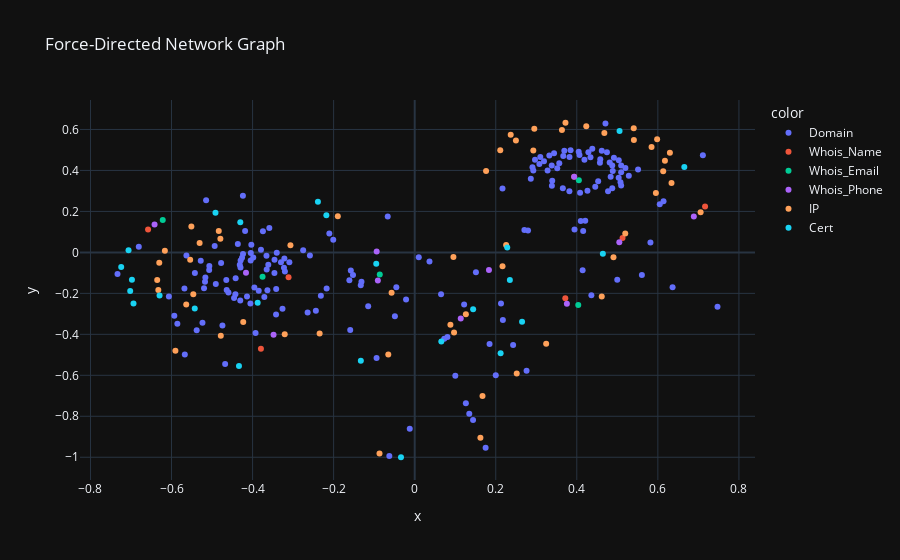

The notebook cell this image was saved under:
### Code cell
# 提取位置信息
node_positions = {node: pos[node] for node in G.nodes()}

# 创建 scatter plot
fig = px.scatter(x=[pos[x][0] for x in G.nodes()],
                 y=[pos[x][1] for x in G.nodes()],
                 # text=[nodes_df.loc[nodes_df['id'] == x, 'type'].iloc[0] for x in G.nodes()],
                 color=[nodes_df.loc[nodes_df['id'] == x, 'type'].iloc[0] for x in G.nodes()],
                 labels={'text': 'Node'},
                 title='Force-Directed Network Graph')

# 隐藏文字
# fig.update_traces(textfont=dict(color='rgba(0,0,0,0)'))

fig.show()

### Figure 1 — Plotly figure (JSON) as saved in the notebook; plotly's stock layout.template omitted (floating-point values rounded to 4 significant figures; data arrays with more than 128 entries replaced by an {"elided": "..."} marker saying what was removed)
{"data": [{"hovertemplate": "color=Domain<br>x=%{x}<br>y=%{y}<extra></extra>", "legendgroup": "Domain", "marker": {"color": "#636efa", "symbol": "circle"}, "mode": "markers", "name": "Domain", "orientation": "v", "showlegend": true, "x": {"elided": "175 float values"}, "xaxis": "x", "y": {"elided": "175 float values"}, "yaxis": "y", "type": "scatter"}, {"hovertemplate": "color=Whois_Name<br>x=%{x}<br>y=%{y}<extra></extra>", "legendgroup": "Whois_Name", "marker": {"color": "#EF553B", "symbol": "circle"}, "mode": "markers", "name": "Whois_Name", "orientation": "v", "showlegend": true, "x": [0.3935, 0.7165, 0.5128, 0.3716, -0.3112, -0.3794, -0.6579], "xaxis": "x", "y": [0.3694, 0.2234, 0.0704, -0.2236, -0.121, -0.4702, 0.1113], "yaxis": "y", "type": "scatter"}, {"hovertemplate": "color=Whois_Email<br>x=%{x}<br>y=%{y}<extra></extra>", "legendgroup": "Whois_Email", "marker": {"color": "#00cc96", "symbol": "circle"}, "mode": "markers", "name": "Whois_Email", "orientation": "v", "showlegend": true, "x": [0.405, 0.4036, -0.3754, -0.6217, -0.08616], "xaxis": "x", "y": [0.352, -0.257, -0.1194, 0.1582, -0.1082], "yaxis": "y", "type": "scatter"}, {"hovertemplate": "color=Whois_Phone<br>x=%{x}<br>y=%{y}<extra></extra>", "legendgroup": "Whois_Phone", "marker": {"color": "#ab63fa", "symbol": "circle"}, "mode": "markers", "name": "Whois_Phone", "orientation": "v", "showlegend": true, "x": [0.3935, 0.6888, 0.5049, 0.3755, 0.1136, -0.4163, -0.09383, -0.3483, -0.6419, 0.1832, -0.09091], "xaxis": "x", "y": [0.3694, 0.1747, 0.04974, -0.2509, -0.3231, -0.0995, 0.004302, -0.4024, 0.1362, -0.08572, -0.1371], "yaxis": "y", "type": "scatter"}, {"hovertemplate": "color=IP<br>x=%{x}<br>y=%{y}<extra></extra>", "legendgroup": "IP", "marker": {"color": "#FFA15A", "symbol": "circle"}, "mode": "markers", "name": "IP", "orientation": "v", "showlegend": true, "x": [0.4905, 0.5405, 0.6132, 0.6174, 0.2111, 0.2369, 0.5844, 0.2951, 0.5951, 0.2497, 0.5408, 0.3633, 0.6337, 0.2927, 0.372, 0.1761, 0.5982, 0.2167, 0.4679, 0.6297, 0.4233, 0.7055, 0.2256, 0.5196, 0.4615, 0.08814, 0.1673, 0.1621, -0.08682, 0.2517, 0.3244, -0.4784, -0.4231, -0.1897, -0.5307, -0.5463, -0.6353, -0.5638, -0.6326, -0.3207, -0.554, -0.3066, -0.4834, -0.5511, 0.09557, -0.6165, -0.05701, -0.5904, 0.0971, -0.06517, -0.2346, -0.6302, 0.1262, -0.4795], "xaxis": "x", "y": [-0.02322, 0.6058, 0.396, 0.4474, 0.4981, 0.5739, 0.5146, 0.603, 0.2896, 0.5457, 0.5487, 0.5974, 0.3387, 0.4978, 0.6328, 0.3975, 0.5519, -0.06804, 0.5822, 0.4868, 0.6151, 0.1961, 0.03664, 0.0919, -0.2152, -0.3527, -0.7013, -0.905, -0.9813, -0.5916, -0.4464, -0.4075, -0.3399, 0.176, 0.04607, -0.2048, -0.1346, -0.2546, -0.1832, -0.3997, -0.03557, 0.03516, 0.1044, 0.1262, -0.02268, 0.008154, -0.1966, -0.4801, -0.3911, -0.4989, -0.3958, -0.05106, -0.3021, 0.06646], "yaxis": "y", "type": "scatter"}, {"hovertemplate": "color=Cert<br>x=%{x}<br>y=%{y}<extra></extra>", "legendgroup": "Cert", "marker": {"color": "#19d3f3", "symbol": "circle"}, "mode": "markers", "name": "Cert", "orientation": "v", "showlegend": true, "x": [0.4642, 0.5054, 0.6653, 0.2348, 0.2284, 0.212, -0.03385, 0.265, -0.7242, -0.218, -0.2388, -0.6977, -0.5427, -0.6295, -0.4303, -0.4916, -0.702, -0.6939, -0.7061, -0.09489, 0.06572, -0.1329, 0.1442, -0.4336, -0.3875], "xaxis": "x", "y": [-0.006304, 0.5927, 0.4166, -0.1344, 0.02353, -0.4929, -1.0, -0.3383, -0.07163, 0.1818, 0.2477, -0.1332, -0.2744, -0.2101, 0.1474, 0.1929, -0.188, -0.2498, 0.0105, -0.05503, -0.4345, -0.5286, -0.2772, -0.555, -0.2462], "yaxis": "y", "type": "scatter"}], "layout": {"xaxis": {"anchor": "y", "domain": [0.0, 1.0], "title": {"text": "x"}}, "yaxis": {"anchor": "x", "domain": [0.0, 1.0], "title": {"text": "y"}}, "legend": {"title": {"text": "color"}, "tracegroupgap": 0}, "title": {"text": "Force-Directed Network Graph"}}}
